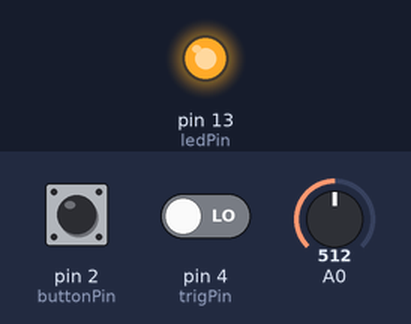
Bench run of a sketch on a simulated Arduino Uno, built with avr-gcc and run on an emulated ATmega328P. Shown: output pins drawn as LEDs (lit = HIGH). The test bench sets the inputs (shaded band); at power-on: pin 4 (trigPin) LOW, pin 2 (buttonPin) LOW, A0 = 512. Random numbers use the default seed unless the sketch sets one.

Above: at 0.1 s.
At 2.7 s:
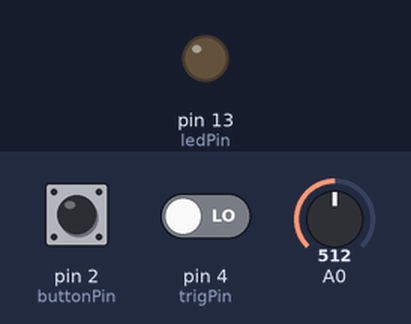
2.8 s: pin 4 (trigPin) driven HIGH
At 3.2 s:
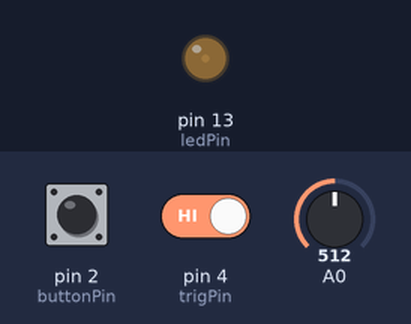
Timing chart, 0 to 5.8 s (numbered marks = the images above; inputs shaded):
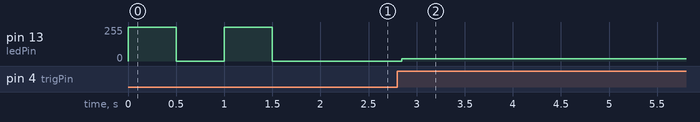

The sketch:

jimiv2.ino
```cpp
#include <Servo.h>


// Déclaration des ports (pins) des entrées sorties
const int buttonPin = 2;
const int trigPin = 4;
const int ledPin =  13;
const int ServoPin = 9;
//delai en ms ajouté à la fin de la boucle pour éviter de rendre fou l'arduino
const int delai = 1;

//Débatement: Angle parcouru pour chaque coup de médiator
const int debatement = 20;
//tempo en ms
const int tempo = 1500;


// Initialisation des entrées sorties
int positionServo;
int buttonState = LOW;
int trigState = LOW;
int potarActuel;
int potarPreced;
int randNumber;
//temps écoulé depuis l'allumage de l'arduino
long temps = 0;
// buttonStatePreced est la valeur binaire du bouton à la boucle précédente
bool buttonStatePreced = false;
bool sequenceState = false;
bool allerretour=true;
// création de l'objet moteur
Servo moteur;

void coupdemediator () {
  if (allerretour == true) {
        digitalWrite(ledPin, HIGH);
        positionServo = min(positionServo+debatement,180);
        moteur.write(positionServo);
        digitalWrite(ledPin, LOW);
        allerretour = false;
      }
  else {
        digitalWrite(ledPin, HIGH);
        positionServo = max(positionServo-debatement,0);
        moteur.write(positionServo);
        digitalWrite(ledPin, LOW);
        allerretour = true;
      }


}

//Proframme d'intialisation (lu une fois au démarage et si on appuie sur reset)
void setup() {

  //déclaration des entrées sorties
  pinMode(buttonPin, INPUT);
  pinMode(trigPin, INPUT);
  pinMode(ledPin, OUTPUT);

  //La LED clignote 2 fois à l'initialisation
  digitalWrite(ledPin, HIGH);
  delay(500);
  digitalWrite(ledPin, LOW);
  delay(500);
  digitalWrite(ledPin, HIGH);
  delay(500);
  digitalWrite(ledPin, LOW);

  //On acquiert la valeur du potar
  potarActuel = analogRead(A0);
  potarPreced=potarActuel;
  //On initialise la position du moteur à la position initiale du potar
  positionServo = map(potarActuel, 0, 1023, 0, 180);
  moteur.write(positionServo);
  // On initialise la graine du générateur de nombres aleatoires en mesurant le bruit d'une entrée vide, ici A1
  randomSeed(analogRead(A1));

 // Serial.begin(9600);


}

void loop() {
 /* Affichage moniteur série pour débuggage
 Serial.print("\n potarActuel ");
    Serial.print(potarActuel);
  Serial.print(allerretour);*/

  /////////////////////////////////////////////REGLAGE MOTEUR PAR POTAR///////////////////////////////////

  //lire valeur potentiometre
  potarActuel = analogRead(A0);
  //si ecart suffisant bouger moteur en fctn de potentiometre
  if(abs(potarActuel-potarPreced)>10)
  {
   positionServo = map(potarActuel, 0, 1023, 0, 180);
   moteur.write(positionServo);
   potarPreced=potarActuel;
    }
////////////////////////////////////////////SEQUENCES IMPRO //////////////////////////////////////////////

  // lire l'etat du bouton:
  buttonState = digitalRead(buttonPin);
  //Activer séquence et allumer led si bouton appuye et bouton précédent pas appuyé:
  if ((buttonState == HIGH) && (buttonStatePreced == false)) {
    // turn LED on:
    digitalWrite(ledPin, HIGH);
    buttonStatePreced = true;
    //Activer ou désactiver séquence
    sequenceState = !sequenceState;
  }

  // Sinon:
  else {
    //Si bouton pas appuyé
    if (buttonState == LOW){

    // turn LED off:
    digitalWrite(ledPin, LOW);
    buttonStatePreced = false;
        }
      }
   if (sequenceState == true) {
     //générer un nombre aléatoire 0, 1 ou 2: 0 Jimi ne joue pas, 1 il joue une note, 2 il joue un aller retour
     randNumber = random(3);
     // on regarde le temps auquel on déclenche le moteur du médiator
     if ((millis()-temps) >= tempo) {
       temps = millis();
       if (randNumber == 1){
         coupdemediator ();
       }
       if (randNumber == 2){
          coupdemediator ();
          delay(1);
          coupdemediator ();
        }
     }
   }

////////////////////////////////////////////////////////// TRIG /////////////////////////////////////////////////////////
  // lire l'etat du trig:
  trigState = digitalRead(trigPin);
  //jouer un coup de mediator si trig recu
  if (trigState == HIGH) {
    coupdemediator ();
  }

  delay(delai);
}
```

Measured:
- after the input at 2.8 s, pin 13 (ledPin): 0/255 → 16/255 at once
